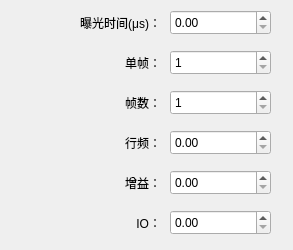
<?xml version="1.0" encoding="UTF-8"?>
<ui version="4.0">
 <class>CamSettingWidget</class>
 <widget class="QWidget" name="CamSettingWidget">
  <property name="geometry">
   <rect>
    <x>0</x>
    <y>0</y>
    <width>293</width>
    <height>250</height>
   </rect>
  </property>
  <property name="windowTitle">
   <string/>
  </property>
  <widget class="QDoubleSpinBox" name="cam_x_edit_3">
   <property name="geometry">
    <rect>
     <x>170</x>
     <y>130</y>
     <width>101</width>
     <height>25</height>
    </rect>
   </property>
   <property name="minimum">
    <double>0.000000000000000</double>
   </property>
   <property name="maximum">
    <double>20000.000000000000000</double>
   </property>
  </widget>
  <widget class="QLabel" name="label_58">
   <property name="geometry">
    <rect>
     <x>10</x>
     <y>210</y>
     <width>151</width>
     <height>25</height>
    </rect>
   </property>
   <property name="text">
    <string>IO：</string>
   </property>
   <property name="alignment">
    <set>Qt::AlignRight|Qt::AlignTrailing|Qt::AlignVCenter</set>
   </property>
  </widget>
  <widget class="QDoubleSpinBox" name="cam_delay_edit">
   <property name="geometry">
    <rect>
     <x>170</x>
     <y>10</y>
     <width>101</width>
     <height>25</height>
    </rect>
   </property>
   <property name="maximum">
    <double>5000.000000000000000</double>
   </property>
  </widget>
  <widget class="QDoubleSpinBox" name="cam_x_edit_5">
   <property name="geometry">
    <rect>
     <x>170</x>
     <y>210</y>
     <width>101</width>
     <height>25</height>
    </rect>
   </property>
  </widget>
  <widget class="QLabel" name="label_55">
   <property name="geometry">
    <rect>
     <x>20</x>
     <y>50</y>
     <width>141</width>
     <height>25</height>
    </rect>
   </property>
   <property name="text">
    <string>单帧：</string>
   </property>
   <property name="alignment">
    <set>Qt::AlignRight|Qt::AlignTrailing|Qt::AlignVCenter</set>
   </property>
  </widget>
  <widget class="QLabel" name="label_54">
   <property name="geometry">
    <rect>
     <x>40</x>
     <y>10</y>
     <width>121</width>
     <height>25</height>
    </rect>
   </property>
   <property name="text">
    <string>曝光时间(μs)：</string>
   </property>
   <property name="alignment">
    <set>Qt::AlignRight|Qt::AlignTrailing|Qt::AlignVCenter</set>
   </property>
  </widget>
  <widget class="QSpinBox" name="cam_x_edit_2">
   <property name="geometry">
    <rect>
     <x>170</x>
     <y>50</y>
     <width>101</width>
     <height>25</height>
    </rect>
   </property>
   <property name="minimum">
    <number>1</number>
   </property>
   <property name="maximum">
    <number>20000</number>
   </property>
  </widget>
  <widget class="QLabel" name="label_56">
   <property name="geometry">
    <rect>
     <x>10</x>
     <y>130</y>
     <width>151</width>
     <height>25</height>
    </rect>
   </property>
   <property name="text">
    <string>行频：</string>
   </property>
   <property name="alignment">
    <set>Qt::AlignRight|Qt::AlignTrailing|Qt::AlignVCenter</set>
   </property>
  </widget>
  <widget class="QDoubleSpinBox" name="cam_x_edit_4">
   <property name="geometry">
    <rect>
     <x>170</x>
     <y>170</y>
     <width>101</width>
     <height>25</height>
    </rect>
   </property>
  </widget>
  <widget class="QLabel" name="label_57">
   <property name="geometry">
    <rect>
     <x>10</x>
     <y>170</y>
     <width>151</width>
     <height>25</height>
    </rect>
   </property>
   <property name="text">
    <string>增益：</string>
   </property>
   <property name="alignment">
    <set>Qt::AlignRight|Qt::AlignTrailing|Qt::AlignVCenter</set>
   </property>
  </widget>
  <widget class="QLabel" name="label_59">
   <property name="geometry">
    <rect>
     <x>20</x>
     <y>90</y>
     <width>141</width>
     <height>25</height>
    </rect>
   </property>
   <property name="text">
    <string>帧数：</string>
   </property>
   <property name="alignment">
    <set>Qt::AlignRight|Qt::AlignTrailing|Qt::AlignVCenter</set>
   </property>
  </widget>
  <widget class="QSpinBox" name="cam_x_edit_6">
   <property name="geometry">
    <rect>
     <x>170</x>
     <y>90</y>
     <width>101</width>
     <height>25</height>
    </rect>
   </property>
   <property name="minimum">
    <number>1</number>
   </property>
   <property name="maximum">
    <number>100</number>
   </property>
  </widget>
 </widget>
 <resources/>
 <connections/>
</ui>
